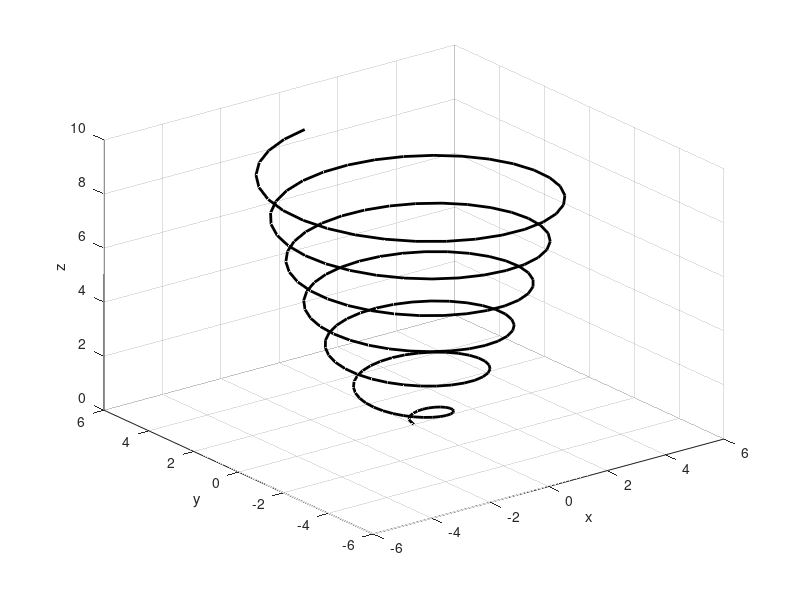

Write the MATLAB code that produced this figure.
%Code given in HW assignment
%Plots a 3D parametric space curve, in the shaep fo a spiral

t = 0:0.1:6*pi;
x = sqrt(t).*sin(2*t);
y = sqrt(t).*cos(2*t);
z = 0.5*t;
HW6Q1Plot = figure('Name','Question #1'); figure(HW6Q1Plot);
plot3(x,y,z,'k','linewidth',2);
grid on;
xlabel('x'); ylabel('y'); zlabel('z');